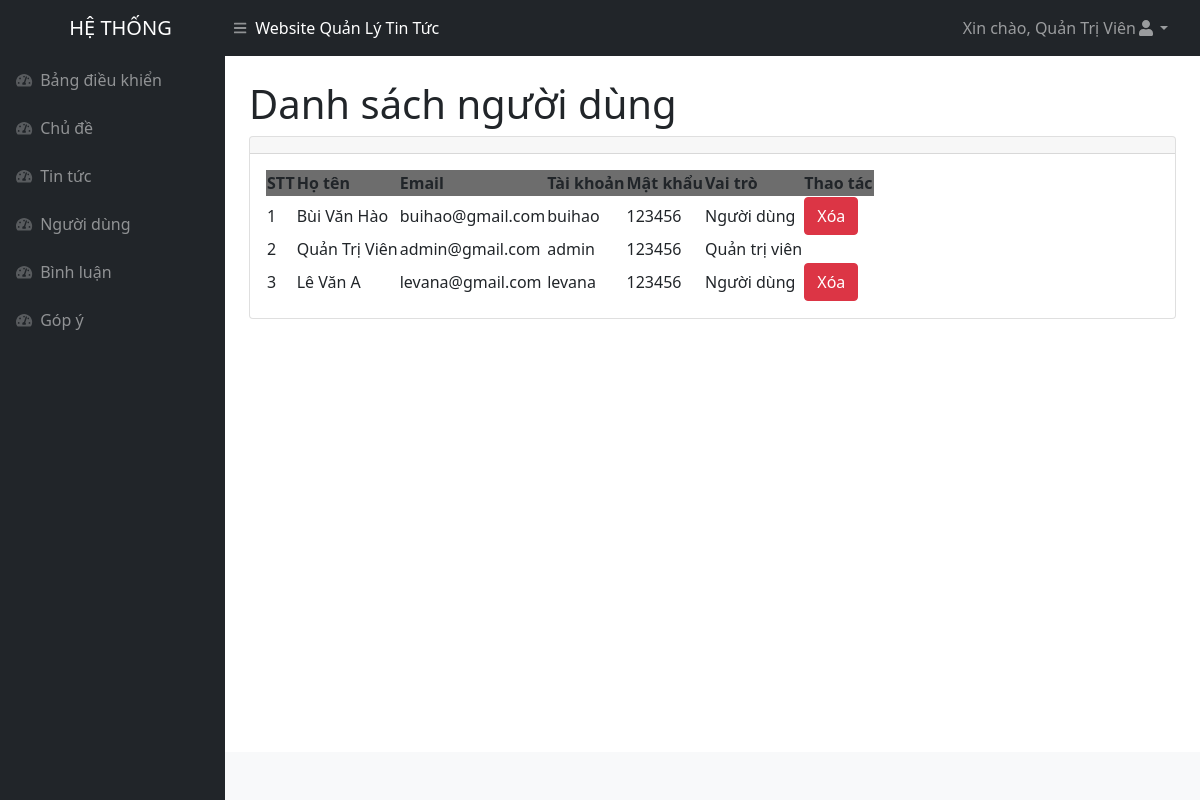
/admin/nguoidung.php (signed in), run on the app's committed database.
### tables this page shows
CREATE TABLE `nguoidung` (
  `id` int(11) NOT NULL,
  `hoten` varchar(250) NOT NULL,
  `email` varchar(250) NOT NULL,
  `taikhoan` varchar(255) NOT NULL,
  `matkhau` varchar(255) NOT NULL,
  `vaitro` int(11) NOT NULL
);

### admin/nguoidung.php (the view, shortened to what this page needs)
<!DOCTYPE html>
<html lang="en">
<head>
<?php include('inc/head.php')?>
</head>
<body class="sb-nav-fixed">
<?php include('inc/header.php')?>
    <div id="layoutSidenav">
    <?php include('inc/menu.php')?>
        <div id="layoutSidenav_content">
            <main>
                <div class="container-fluid px-4">
                    <h1 class="mt-4">Danh sách người dùng</h1>
                    <div class="card mb-4">
                        <div class="card-header">
                        </div>
                        <div class="card-body">
                            <table id="datatablesSimple">
                                <thead>
                                <tr style="background-color : #6D6D6D">
                                        <th>STT</th>
                                        <th>Họ tên</th>
                                        <th>Email</th>
                                        <th>Tài khoản</th>
                                        <th>Mật khẩu</th>
                                        <th>Vai trò</th>
                                        <th>Thao tác</th>
                                    </tr>
                                </thead>
                                <tbody>
                                <?php
                                    $query = "SELECT *
                                    FROM nguoidung
                                    ORDER BY id DESC";
                                    $result = mysqli_query($connect, $query);
                                    $stt = 1;
                                    while ($arUser = mysqli_fetch_array($result, MYSQLI_ASSOC)) {
                                        $idModelDel = "exampleModalDel".$arUser["id"] ;
                                    ?>
                                    <tr>
                                        <td><?php echo $stt ?></td>
                                        <td><?php echo $arUser["hoten"] ?></td>
                                        <td><?php echo $arUser["email"] ?></td>
                                        <td><?php echo $arUser["taikhoan"] ?></td>
                                        <td><?php echo $arUser["matkhau"] ?></td>
                                        <td><?php echo $arUser["vaitro"] == 1 ? "Quản trị viên" : "Người dùng" ?></td>
                                        <td>
                                            <?php if($arUser["vaitro"] == 2){ ?>
                                                <button type="button" class="btn btn-danger" data-bs-toggle="modal"
                                                data-bs-target="#<?php echo $idModelDel ?>">
                                                Xóa
                                            </button>
                                            <?php } ?>
                                        </td>
                                    </tr>
                                    <?php $stt++;} ?>
                                </tbody>
                            </table>
                        </div>
                    </div>
                </div>
            </main>
            <?php include('inc/footer.php')?>
        </div>
    </div>
</body>
</html>

### data on the page
nguoidung: hoten "Bùi Văn Hào", email "buihao@gmail.com", taikhoan "buihao", matkhau "123456", vaitro "Người dùng"
nguoidung: hoten "Quản Trị Viên", email "admin@gmail.com", taikhoan "admin", matkhau "123456", vaitro "Quản trị viên"
nguoidung: hoten "Lê Văn A", email "levana@gmail.com", taikhoan "levana", matkhau "123456", vaitro "Người dùng"

### other printed values
$_SESSION['hoten'] "Quản Trị Viên"
